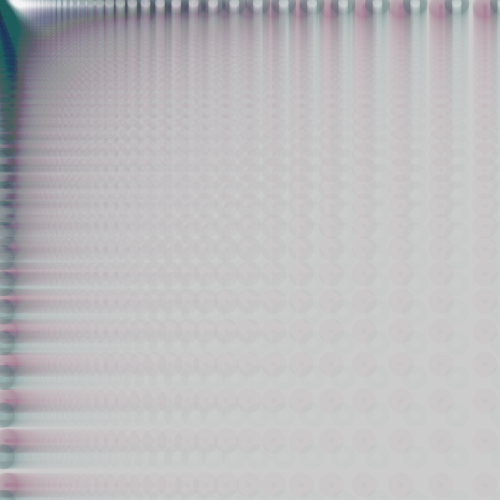
Frame 1 (no input)
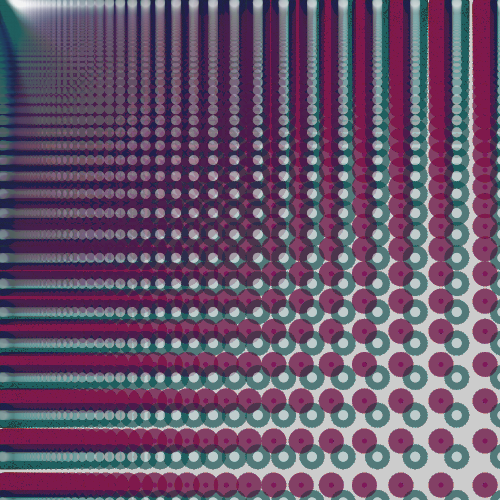
Frame 60 (the mouse pressed at the canvas centre just before this capture)
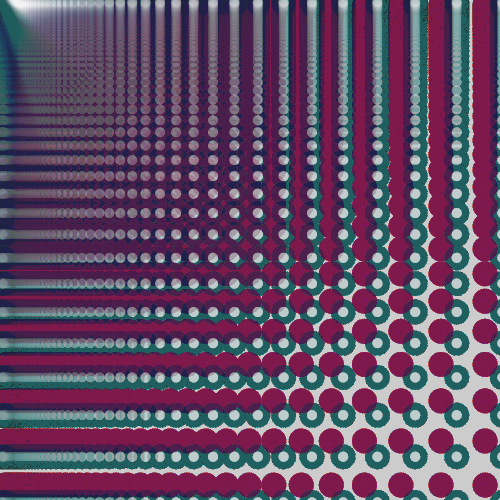
Frame 120 (the mouse held since frame 60 and released just before this capture)

The Processing sketch that drew these frames (run headless with seeded random() and noise(); from frame 60 on, the mouse is pressed at the canvas centre):

// Processing sketch: processing_147086
// ── processing_147086.pde

void setup(){
  size(500,500);
     noStroke();
}

void draw(){
 
 for(float i=1;i<width;i=i*1.1){
   for(float j=1;j<height;j=j*1.1){
  
 
fill(255,255,255,10);
ellipse(i*1.5,j*1.5,10,10);




fill(0,90,90,4);
ellipse(j*1.5,i*1.5,25,25);


fill(80,20,90,5);
ellipse(i*5,j*5,5,5);


fill(80,0,40,5);
ellipse(j*5,i*5,25,25);
   }
 }
  
}
